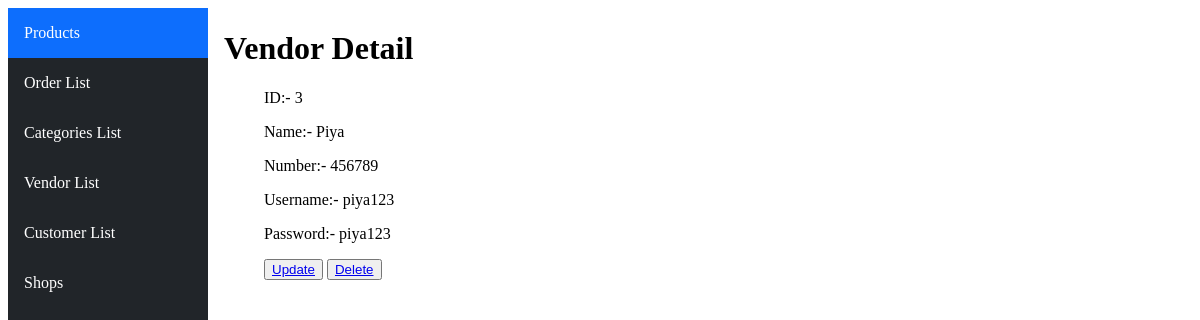
/vendorprofile/3, run on the app's committed database.
### ecommerceApp/models.py (models this page shows, shortened)
class Vendor(models.Model):
    name=models.CharField(max_length=50)
    number=models.IntegerField()
    username=models.CharField(max_length=50)
    password=models.CharField(max_length=50)
    email=models.EmailField()

### ecommerceApp/views.py (the view)
# urls.py: path('vendorprofile/<int:id>',views.vendor,name="vendor-profile"),
def vendor(request,id):
    vendor=Vendor.objects.get(pk=id)
    return render(request,"html/vendor.html",{"vendor":vendor})

### ecommerceApp/templates/html/vendor.html
{%extends "html/layout.html"%}
{%block body%}
<h1>Vendor Detail</h1>
<ul>ID:- {{vendor.id}}</ul>
<ul>Name:- {{vendor.name}}</ul>
<ul>Number:- {{vendor.number}}</ul>
<ul>Username:- {{vendor.username}}</ul>
<ul>Password:- {{vendor.password}}</ul>
<ul>
    <button><a href="{%url 'main:update-vendor' vendor.id%}">Update</a></button>
    <button><a href="{%url 'main:delete-vendor' vendor.id%}">Delete</a></button>
</ul>
{%endblock%}

### data on the page
Vendor: id "3", name "Piya", number "456789", username "piya123", password "piya123"
